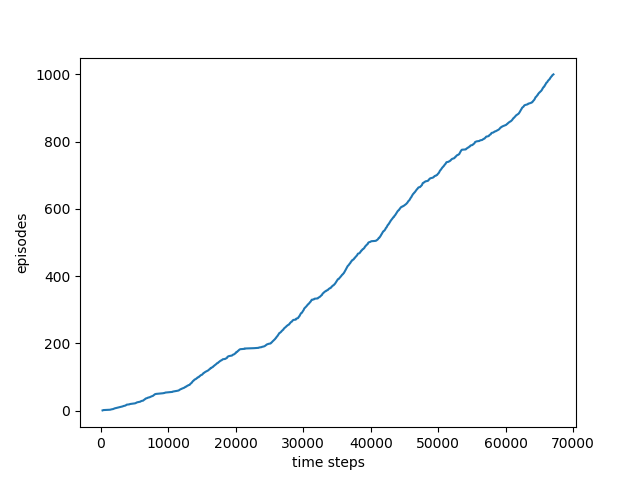

Generate this figure with Python:
#!/usr/bin/env python
# -*- coding: utf-8 -*-

import numpy as np
from conf import *
from gridworld import Windy_world
import matplotlib 
matplotlib.use('Agg') 
import matplotlib.pyplot as plt


class SARSA():
    def __init__(self):
        self.max_episode = 1000
        self.env = Windy_world()
        self.steps = [] 
        # 不构造世界形状，只定义价值函数
        self.q_values = np.zeros((WORLD_HEIGHT, WORLD_LENGTH, len(ACTIONS)))
    
    def e_greedy_choose_action(self, state):
        if np.random.rand() < EPSILON:
            return np.random.choice(ACTIONS)
        else:
            values_ = self.q_values[state[0], state[1], :]
            return np.random.choice([action_ for action_, value_ in enumerate(values_) if value_ == np.max(values_)])

    def epsiode(self):
        # total time step in one epsiode
        step = 0

        # s0, a0
        state = START
        action = self.e_greedy_choose_action(state)

        while state != END:
            # record next step
            next_state = self.env.step(state, action)
            next_action = self.e_greedy_choose_action(next_state)

            # sarsa update
            self.q_values[state[0], state[1], action] += LEARNING_RATE * \
                (REWARD + self.q_values[next_state[0], next_state[1], next_action] -
                 self.q_values[state[0], state[1], action])

            # next step
            state, action = next_state, next_action
            step += 1
        
        return step

    def draw(self):
        plt.plot(self.steps, np.arange(1, len(self.steps) + 1))
        plt.xlabel("time steps")
        plt.ylabel("episodes")
        plt.savefig("sarsa.png")
        plt.close()
        
        optimal_policy = [["" for _ in range(WORLD_LENGTH)] for _ in range(WORLD_HEIGHT)]
        for i in range(WORLD_HEIGHT):
            for j in range(WORLD_LENGTH):
                if [i, j] == END:
                    optimal_policy[i][j] = "E"
                    continue
                best_action  = np.argmax(self.q_values[i, j, :])
                if best_action == ACTION_UP:
                    optimal_policy[i][j] = "U"
                elif best_action == ACTION_DOWN:
                    optimal_policy[i][j] = "D"
                elif best_action == ACTION_LEFT:
                    optimal_policy[i][j] = "L"
                elif best_action == ACTION_RIGHT:
                    optimal_policy[i][j] = "R"
        print("the best optimal policy after 1000 epsiodes is:")
        for row in optimal_policy:
            print(row)
        print([str(x) for x in WIND])
    
    def run(self):
        ep = 0
        while ep < self.max_episode:
            self.steps.append(self.epsiode())
            ep += 1
        self.steps = np.add.accumulate(self.steps)

if __name__ == "__main__":
    sarsa = SARSA()
    sarsa.run()
    sarsa.draw()











